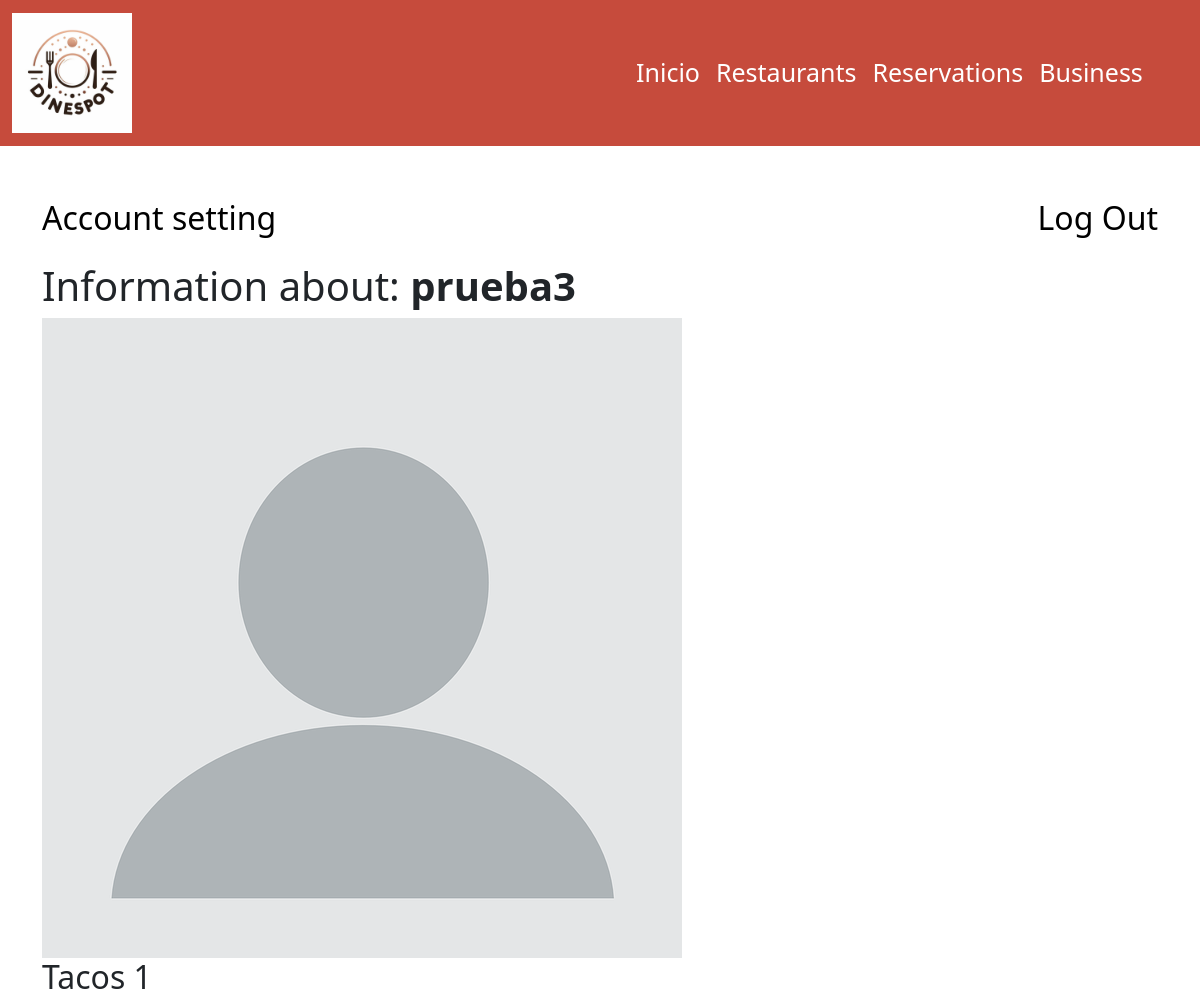
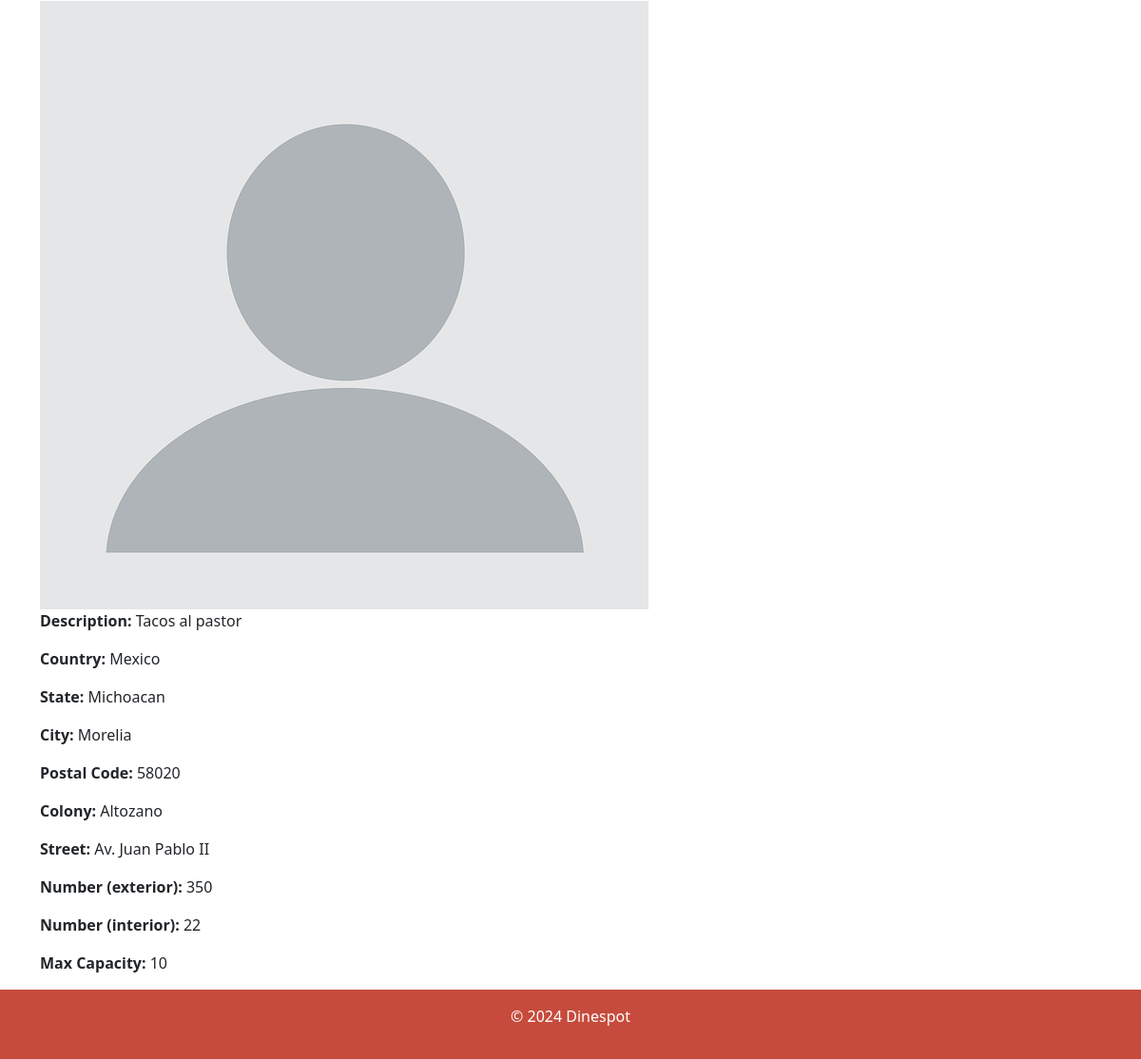
Page /infoRestaurant (signed in) on the committed database (2 pictures, top to bottom).
### dinespotapp/models.py (models this page shows, shortened)
class Restaurant(models.Model):
    user = models.ForeignKey(User, on_delete=models.CASCADE, default=None)
    rest_id = models.AutoField(primary_key=True)
    name = models.CharField(max_length=100, null=True, blank=True)
    description = models.CharField(max_length=100, null=True, blank=True)
    profileimg = models.ImageField(upload_to='profile_images', default='blank-profile-picture.png')
    country = models.CharField(max_length=60, default='')
    state = models.CharField(max_length=80, default='')
    city = models.CharField(max_length=21, default='')
    p_code = models.CharField(max_length=10, default='')
    colony = models.CharField(max_length=100, default='')
    street = models.CharField(max_length=100, default='')
    num_ext = models.SmallIntegerField(default=0)
    num_int = models.SmallIntegerField(null=True, blank=True)
    max_cap = models.SmallIntegerField(default=0)

### dinespotapp/views.py (the view)
# urls.py: path('infoRestaurant', views.infoRestaurant, name='infoRestaurant'),
@login_required(login_url='signinRestaurant')
def infoRestaurant(request):
    user_object = User.objects.get(username=request.user.username)
    user_profile = Restaurant.objects.get(user=user_object)
    return render(request, 'infoRestaurant.html', {'user_profile':user_profile})

### dinespotapp/templates/infoRestaurant.html (shortened to what this page needs)
{% extends 'base.html' %}
{% load static %}
{% block content %}
    <div class="container mt-5">
        <div class="links-container">
            <a href="/settingsRestaurant">Account setting</a>
            <div uk-drop="mode: click;offset:9" class="header_dropdown profile_dropdown border-t">
                <a href="/logoutRestaurant"> Log Out </a>
            </div>
        </div>
        <h1 class="text-2xl leading-none text-gray-900 tracking-tight mt-3"> Information about: <b>{{user_profile.user}}</b> </h1>
        <a href="#">
            <img src="{{user_profile.profileimg.url}}" class="header-avatar" alt="">
        </a>
        <h2>{{ user_profile.name }}</h2>
        <img src="{{ user_profile.profileimg.url }}" alt="Profile Image">
        <p><strong>Description:</strong> {{ user_profile.description }}</p>
        <p><strong>Country:</strong> {{ user_profile.country }}</p>
        <p><strong>State:</strong> {{ user_profile.state }}</p>
        <p><strong>City:</strong> {{ user_profile.city }}</p>
        <p><strong>Postal Code:</strong> {{ user_profile.p_code }}</p>
        <p><strong>Colony:</strong> {{ user_profile.colony }}</p>
        <p><strong>Street:</strong> {{ user_profile.street }}</p>
        <p><strong>Number (exterior):</strong> {{ user_profile.num_ext }}</p>
        <p><strong>Number (interior):</strong> {{ user_profile.num_int }}</p>
        <p><strong>Max Capacity:</strong> {{ user_profile.max_cap }}</p>
    </div>
{% endblock %}

### dinespotapp/static/aditional/style.css (style rules this page uses)
a { color: black; text-decoration: none; }
.links-container { display: flex; justify-content: space-between; align-items: center; margin-bottom: 20px; font-size: xx-large; }

### rows in the picture
Restaurant: user "prueba3", profileimg (placeholder picture), name "Tacos 1", description "Tacos al pastor", country "Mexico", state "Michoacan", city "Morelia", p_code "58020", colony "Altozano", street "Av. Juan Pablo II", num_ext "350", num_int "22", max_cap "10"
